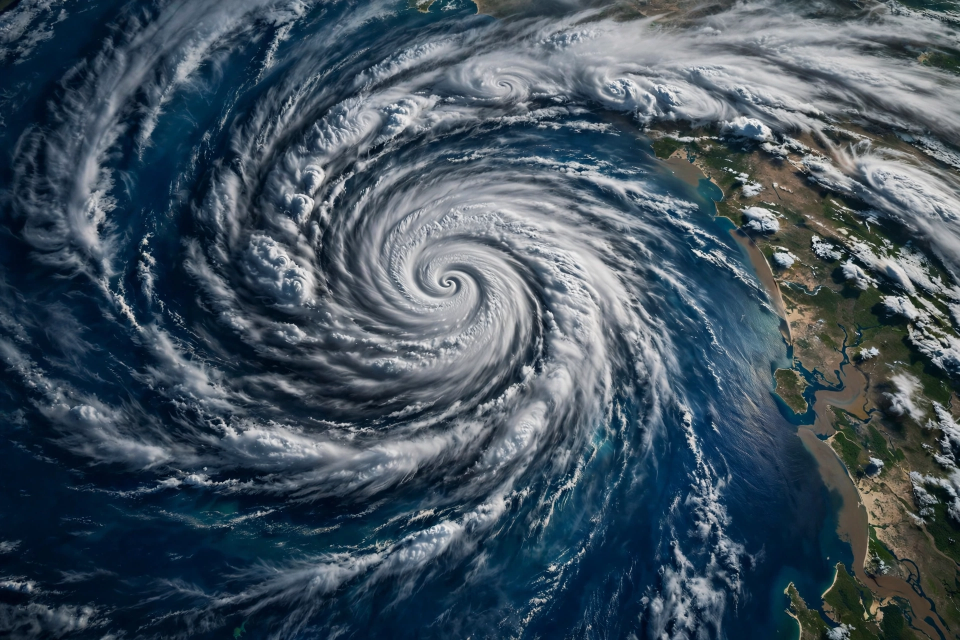
#> input picture panels/panel1-cyclone.webp, 1920 x 1280 px (shown at 1/2 size)
$ python build_image.py
#> lines starting #> are read from the running program, lines starting #| are printed output that depends on the picture
#> in build_page, `page = Image.new("RGB", CANVAS, NAVY_MASTHEAD)`:
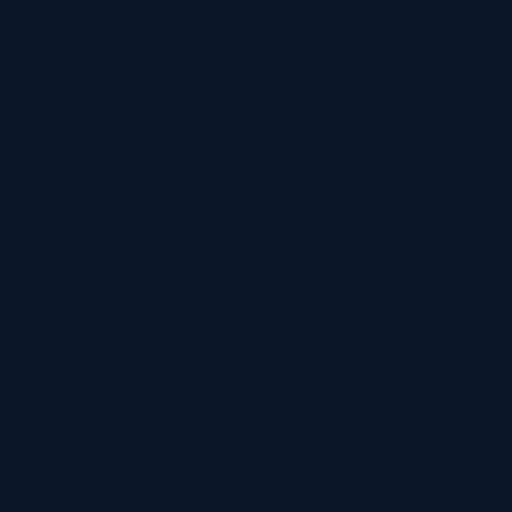
#> page: PIL image 1024x1024 RGB (shown at 1/2 size); mean R, G, B 11, 22, 40
#!/usr/bin/env python3
"""Rebuild the 20 November 2026 front page from its four panels.

Composes ``entry.png`` (1024x1024): a navy masthead naming the day, a
gold rule, then a 2x2 grid of illustrations.  Each cell pairs its
picture with a dark caption strip carrying a gold headline and a
one-line white summary.

Usage:  python3 build_image.py [output-path]
The output defaults to ``repro-entry.png`` next to this script, so a
plain run never clobbers the judged ``entry.png``.

Requires Pillow.  No network access; everything is read from ``panels/``.
"""

from __future__ import annotations

import sys
from pathlib import Path

from PIL import Image, ImageDraw, ImageFont

HERE = Path(__file__).resolve().parent
PANEL_DIR = HERE / "panels"
DEFAULT_OUTPUT = HERE / "repro-entry.png"

# --- canvas geometry (pixels, measured off the finished front page) ---
CANVAS = (1024, 1024)
MASTHEAD_HEIGHT = 112
RULE_HEIGHT = 6
CELL_WIDTH = 508
PICTURE_HEIGHT = 353
STRIP_HEIGHT = 100
ROW_PITCH = 457  # cell (453) plus a 4 px navy gap between the rows
COLUMN_PITCH = 516  # cell (508) plus an 8 px navy gutter
# Panels are first shrunk to 672 px wide (448 tall), then the top
# 508x353 window is cut out, centred horizontally.
PANEL_PREVIEW_WIDTH = 672

# --- palette ---
NAVY_MASTHEAD = (11, 22, 40)
NAVY_STRIP = (8, 14, 26)
GOLD = (233, 184, 74)
WHITE = (255, 255, 255)

MASTHEAD_TEXT = "FRIDAY 20 NOVEMBER 2026"

# (panel file, headline, one-line summary), reading order.
STORIES = (
    ("panel1-cyclone.webp", "CYCLONE AKVAN LANDFALL",
     "300,000 evacuated as storm hits Odisha"),
    ("panel2-taiwan.webp", "TAIWAN CURBS IN FORCE",
     "Short-selling limits bite after rout"),
    ("panel3-cop31.webp", "COP31: CLOSING DAY",
     "Final text due on the last day"),
    ("panel4-presser.webp", "TRUMP BACK FROM CHINA",
     "White House press conference today"),
)

FONT_DIRS = (
    "/usr/share/fonts/truetype/dejavu",
    "/usr/share/fonts/truetype/liberation",
)


def pick_font(bold: bool, size: int) -> ImageFont.FreeTypeFont:
    """Find a DejaVu (or fallback Liberation) face at the given size."""
#> called with bold = True, size = 54
    wanted = "DejaVuSans-Bold.ttf" if bold else "DejaVuSans.ttf"
    alternates = ("LiberationSans-Bold.ttf",) if bold else ("LiberationSans-Regular.ttf",)
    for folder in FONT_DIRS:
        for name in (wanted, *alternates):
            candidate = Path(folder) / name
            if candidate.is_file():
                return ImageFont.truetype(str(candidate), size)
#> in draw_cell, picture is the input picture: PIL image 1920x1280 RGB; mean R, G, B 66.1, 81.8, 93.9
    return ImageFont.load_default(size=size)


def cover_fit(picture: Image.Image, width: int, height: int) -> Image.Image:
    """Shrink ``picture`` to a 672 px wide preview, then cut the top
    ``width`` x ``height`` window out of it, centred horizontally.

    The preview keeps the panel's aspect ratio; the window always
    starts at the top edge, so the skyline / horizon of each
    illustration stays where the front page shows it.
    """
#> called with width = 508, height = 353
    preview_height = round(picture.height * PANEL_PREVIEW_WIDTH / picture.width)
#> preview_height = 448
    preview = picture.resize(
        (PANEL_PREVIEW_WIDTH, preview_height), Image.LANCZOS
    )
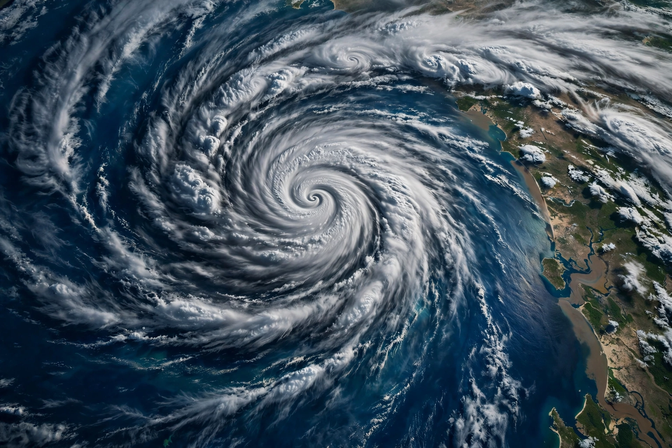
#> preview: PIL image 672x448 RGB; mean R, G, B 66.1, 81.8, 93.9
    left = (preview.width - width) // 2
#> left = 82
    return preview.crop((left, 0, left + width, height))
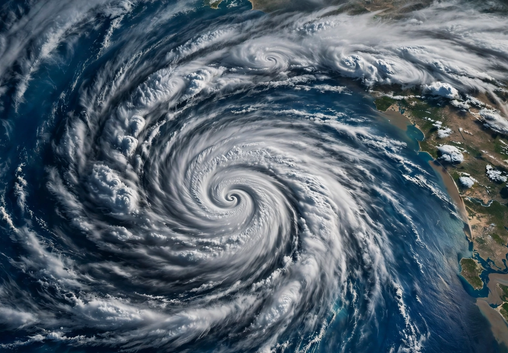
#> returned value: PIL image 508x353 RGB; mean R, G, B 81.6, 96, 107.8


def draw_cell(canvas: Image.Image, origin_x: int, origin_y: int,
              panel_file: str, headline: str, summary: str,
              headline_font, summary_font) -> None:
    """Paste one picture plus its caption strip at the given cell origin."""
    picture = Image.open(PANEL_DIR / panel_file).convert("RGB")
    canvas.paste(
        cover_fit(picture, CELL_WIDTH, PICTURE_HEIGHT),
        (origin_x, origin_y),
    )
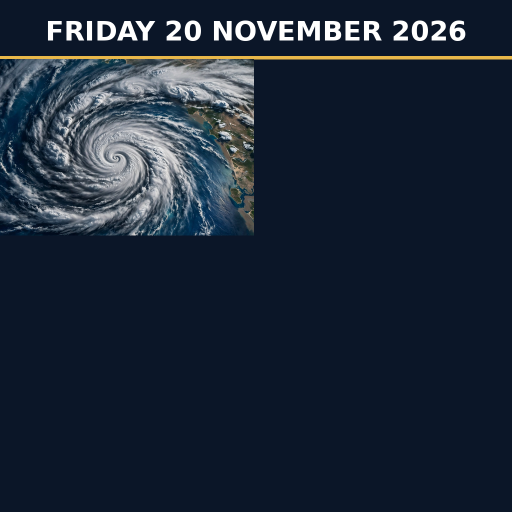
#> canvas: PIL image 1024x1024 RGB (shown at 1/2 size); mean R, G, B 28.2, 39.2, 55.1

    strip_top = origin_y + PICTURE_HEIGHT
    strip_height = STRIP_HEIGHT
    canvas.paste(
        Image.new("RGB", (CELL_WIDTH, strip_height), NAVY_STRIP),
        (origin_x, strip_top),
    )

    pen = ImageDraw.Draw(canvas)
    text_x = origin_x + 16
    # Headline sits near the top of the strip, summary below it.
    pen.text((text_x, strip_top + 41), headline, font=headline_font,
             fill=GOLD, anchor="ls")
    pen.text((text_x, strip_top + 75), summary, font=summary_font,
             fill=WHITE, anchor="ls")


def build_page() -> Image.Image:
    """Assemble the whole front page and return it."""
    page = Image.new("RGB", CANVAS, NAVY_MASTHEAD)
    pen = ImageDraw.Draw(page)

    masthead_font = pick_font(bold=True, size=54)
    pen.text((CANVAS[0] // 2, 81), MASTHEAD_TEXT, font=masthead_font,
             fill=WHITE, anchor="ms")

    pen.rectangle(
        [(0, MASTHEAD_HEIGHT),
         (CANVAS[0], MASTHEAD_HEIGHT + RULE_HEIGHT)],
        fill=GOLD,
    )

    headline_font = pick_font(bold=True, size=31)
    summary_font = pick_font(bold=False, size=22)

    grid_top = MASTHEAD_HEIGHT + RULE_HEIGHT
    for index, (panel_file, headline, summary) in enumerate(STORIES):
        column, row = index % 2, index // 2
        draw_cell(
            page,
            column * COLUMN_PITCH,
            grid_top + row * ROW_PITCH,
            panel_file, headline, summary,
            headline_font, summary_font,
        )
#> pass 2 of the loop in build_page, `for index, (panel_file, headline, summary) in enumerate(STORIES):`:
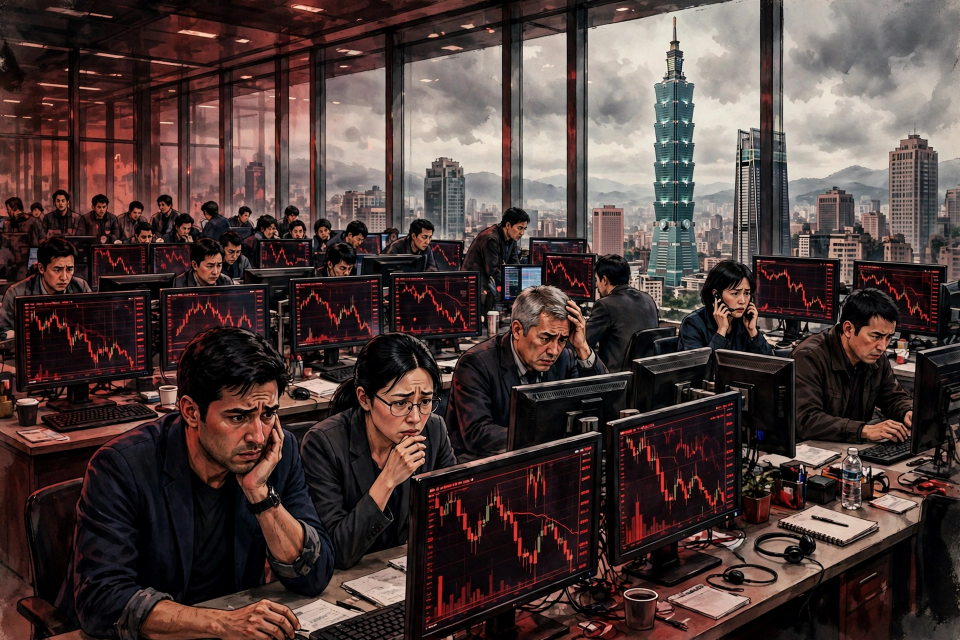
#> input picture panels/panel2-taiwan.webp, 1920 x 1280 px (shown at 1/2 size)
#> in draw_cell, picture is the input picture: PIL image 1920x1280 RGB; mean R, G, B 77.2, 60.4, 58
#> in cover_fit (call 2), `return preview.crop((left, 0, left + width, height))`:
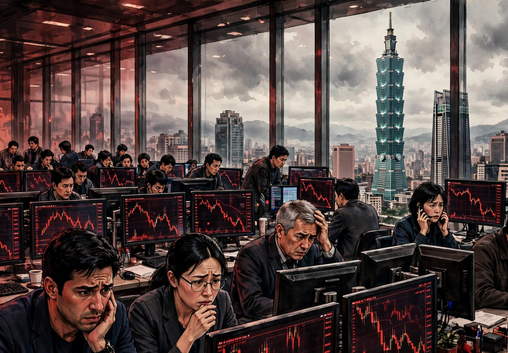
#> returned value: PIL image 508x353 RGB; mean R, G, B 86.1, 70.7, 68.2
#> in draw_cell (call 2), `canvas.paste( cover_fit(picture, CELL_WIDTH, PICTURE_HEIGHT), (origin_..`:
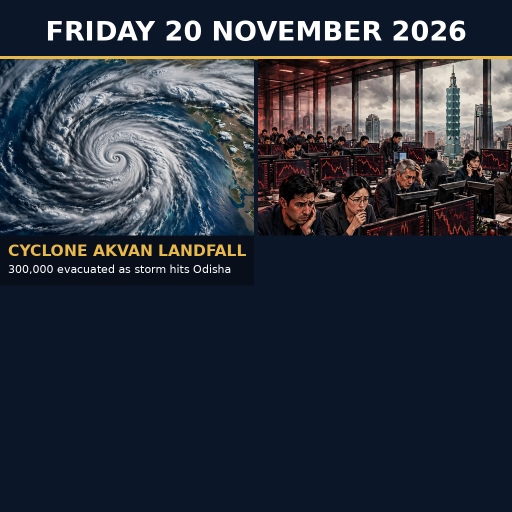
#> canvas: PIL image 1024x1024 RGB (shown at 1/2 size); mean R, G, B 42.4, 48.4, 59.9
#> pass 3 of the loop in build_page, `for index, (panel_file, headline, summary) in enumerate(STORIES):`:
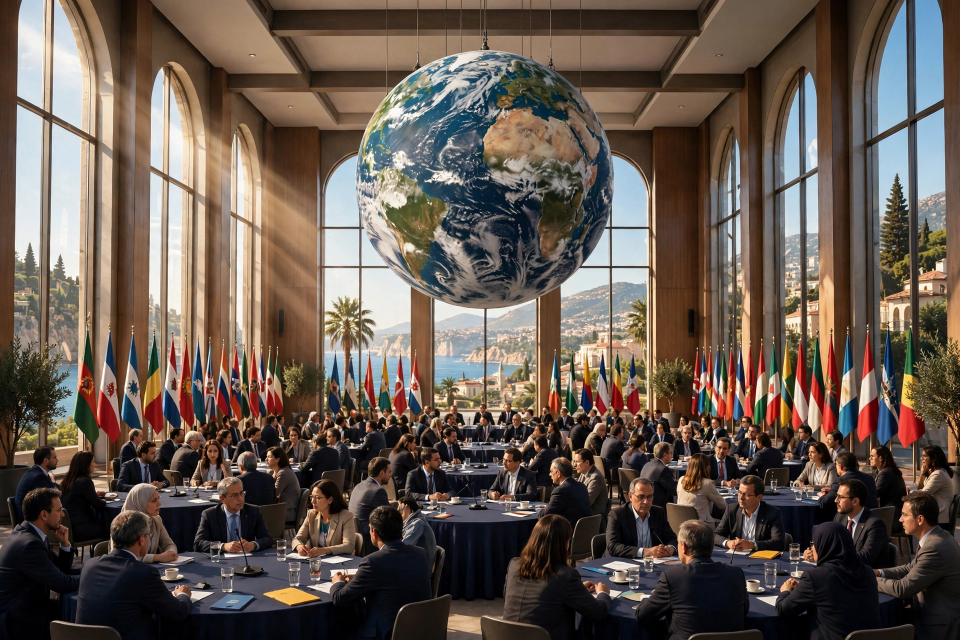
#> input picture panels/panel3-cop31.webp, 1920 x 1280 px (shown at 1/2 size)
#> in draw_cell, picture is the input picture: PIL image 1920x1280 RGB; mean R, G, B 100.7, 87.9, 78.8
#> in cover_fit (call 3), `return preview.crop((left, 0, left + width, height))`:
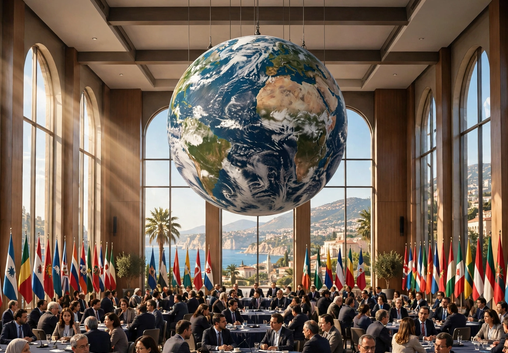
#> returned value: PIL image 508x353 RGB; mean R, G, B 115.2, 98.8, 86.1
#> in draw_cell (call 3), `canvas.paste( cover_fit(picture, CELL_WIDTH, PICTURE_HEIGHT), (origin_..`:
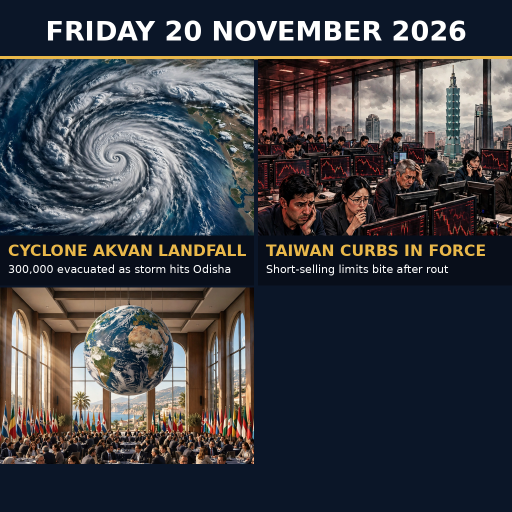
#> canvas: PIL image 1024x1024 RGB (shown at 1/2 size); mean R, G, B 61.4, 62.3, 67.7
#> the loop made 4 passes; the first 3 are shown
    return page


def main(argv: list[str]) -> int:
    output = Path(argv[1]) if len(argv) > 1 else DEFAULT_OUTPUT
    page = build_page()
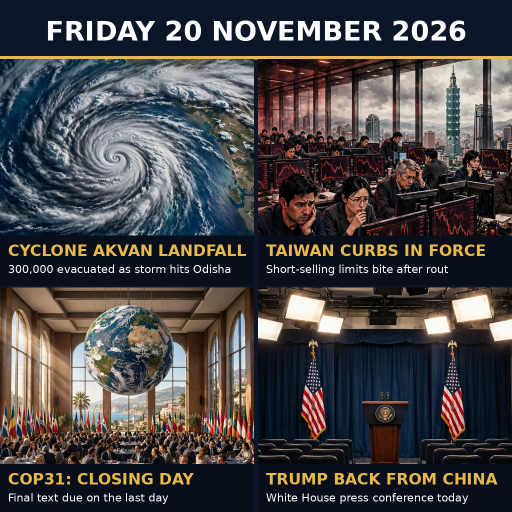
#> page: PIL image 1024x1024 RGB (shown at 1/2 size); mean R, G, B 71.3, 68.9, 70.2
    page.save(output, format="PNG")
#> (the run stopped early here; a loop or call above may not have finished)
